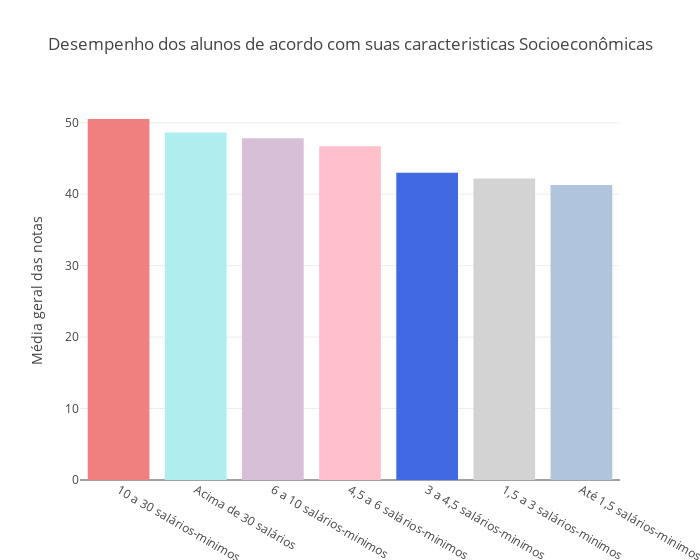

The cell this chart's notebook holds for it:
### Markdown cell above
### A nota geral do aluno no ENADE é influenciada por características socioeconômicas do mesmo?

### Code cell
dados_nordeste_publicas = dados_nordeste[ dados_nordeste["QE_I08_Convertido"] != "Não informado" ]


order_q08 = pd.DataFrame(
                dados_nordeste_publicas.groupby('QE_I08_Convertido')['NT_GER'].mean()
            ).reset_index().sort_values(by='NT_GER', ascending=False)

layout = go.Layout(
            title=go.layout.Title(
                text='Desempenho dos alunos de acordo com suas caracteristicas Socioeconômicas',
                x=0.5
            ),
            yaxis=go.layout.YAxis(
                title=go.layout.yaxis.Title(
                    text='Média geral das notas',
                )
            ),
            width=700
        )

fig = go.Figure(layout=layout)
fig.add_trace(
    go.Bar(
            x=order_q08["QE_I08_Convertido"],
            y=order_q08["NT_GER"],
            marker_color=["#F08080", "#AFEEEE","#D8BFD8","#FFC0CB","#4169E1", "#D3D3D3", "#B0C4DE"],
    )
)


iplot(fig)

### Figure 1 — Plotly figure (JSON) as saved in the notebook; plotly's stock layout.template omitted (floating-point values rounded to 4 significant figures)
{"data": [{"marker": {"color": ["#F08080", "#AFEEEE", "#D8BFD8", "#FFC0CB", "#4169E1", "#D3D3D3", "#B0C4DE"]}, "type": "bar", "uid": "1d4730ca-84be-44db-917f-050795007736", "x": ["10 a 30 salários-minimos", "Acima de 30 salários", "6 a 10 salários-minimos", "4,5 a 6 salários-minimos", "3 a 4,5 salários-minimos", "1,5 a 3 salários-minimos", "Até 1,5 salários-minimos"], "y": [50.53, 48.65, 47.82, 46.7, 42.99, 42.21, 41.29]}], "layout": {"title": {"text": "Desempenho dos alunos de acordo com suas caracteristicas Socioeconômicas", "x": 0.5}, "width": 700, "yaxis": {"title": {"text": "Média geral das notas"}}}}
